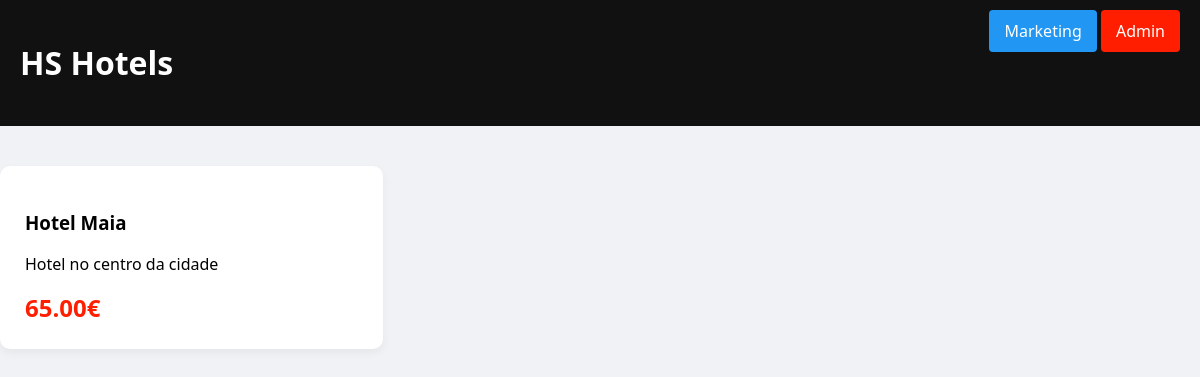
Before: /scripts/catalogo.php with the older database file.
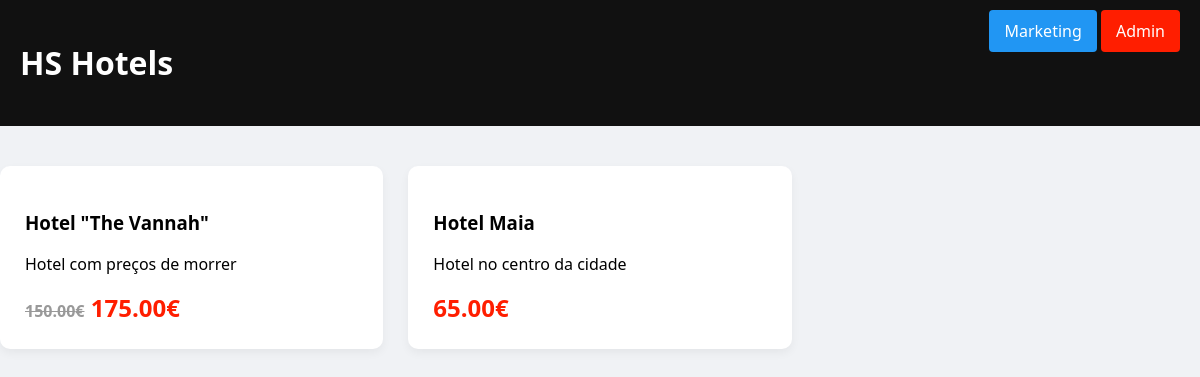
After: the same page with the newer database file.
### tables this page shows
CREATE TABLE ofertas (
    id INTEGER PRIMARY KEY AUTOINCREMENT,
    titulo TEXT NOT NULL,
    descricao TEXT NOT NULL,
    preco REAL NOT NULL,
    preco_antigo REAL
);

### scripts/catalogo.php (the view, shortened to what this page needs)
<?php
$db = new PDO("sqlite:" . __DIR__ . "/hshotels.db");
$ofertas = $db->query("SELECT * FROM ofertas ORDER BY id DESC")->fetchAll(PDO::FETCH_ASSOC);
?>
<!DOCTYPE html>
<html lang="pt-PT">
<head>
</head>
<body>
    <div class="header">
        <h1>HS Hotels</h1>
        <div>
            <a href="agentemarketing.php" class="btn-nav" style="background: #2196F3;">Marketing</a>
            <a href="administrador.php" class="btn-nav">Admin</a>
        </div>
    </div>
    <div class="container">
        <?php foreach ($ofertas as $o): ?>
            <div class="card">
                <h3><?php echo htmlspecialchars($o['titulo']); ?></h3>
                <p><?php echo htmlspecialchars($o['descricao']); ?></p>
                <div class="preco">
                    <?php if ($o['preco_antigo']): ?>
                        <span style="text-decoration:line-through; color:#999; font-size:16px;"><?php echo number_format($o['preco_antigo'], 2); ?>€</span>
                    <?php endif; ?>
                    <?php echo number_format($o['preco'], 2); ?>€
                </div>
            </div>
        <?php endforeach; ?>
    </div>
</body>
</html>

Changed rows visible on the page:
added ofertas: titulo "Hotel \"The Vannah\"", descricao "Hotel com preços de morrer", preco_antigo "150.00", preco "175.00"
